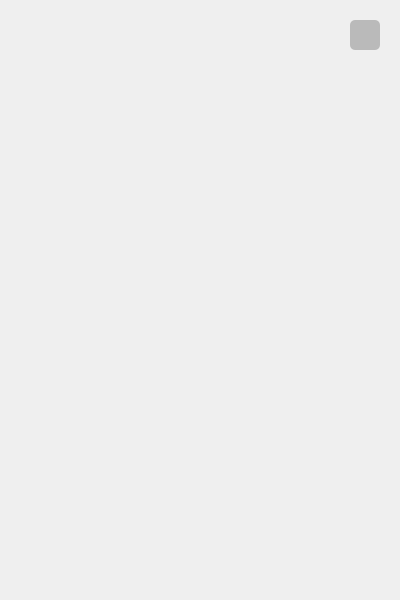
<?xml version="1.0" encoding="UTF-8"?>
<ui version="4.0">
 <class>notification_window</class>
 <widget class="QMainWindow" name="notification_window">
  <property name="geometry">
   <rect>
    <x>0</x>
    <y>0</y>
    <width>400</width>
    <height>600</height>
   </rect>
  </property>
  <property name="windowTitle">
   <string>MainWindow</string>
  </property>
  <widget class="QWidget" name="centralwidget">
   <widget class="QLabel" name="label">
    <property name="geometry">
     <rect>
      <x>0</x>
      <y>0</y>
      <width>400</width>
      <height>600</height>
     </rect>
    </property>
    <property name="styleSheet">
     <string notr="true">background-image: url(:/images/notificationsbg.png);</string>
    </property>
    <property name="text">
     <string/>
    </property>
   </widget>
   <widget class="QLabel" name="lbl_not1">
    <property name="geometry">
     <rect>
      <x>10</x>
      <y>70</y>
      <width>381</width>
      <height>61</height>
     </rect>
    </property>
    <property name="font">
     <font>
      <family>Arial</family>
      <pointsize>10</pointsize>
     </font>
    </property>
    <property name="text">
     <string>&lt;html&gt;&lt;head/&gt;&lt;body&gt;&lt;p align=&quot;center&quot;&gt;&lt;br/&gt;&lt;/p&gt;&lt;/body&gt;&lt;/html&gt;</string>
    </property>
    <property name="alignment">
     <set>Qt::AlignCenter</set>
    </property>
   </widget>
   <widget class="QLabel" name="lbl_not2">
    <property name="geometry">
     <rect>
      <x>10</x>
      <y>150</y>
      <width>381</width>
      <height>61</height>
     </rect>
    </property>
    <property name="font">
     <font>
      <family>Arial</family>
      <pointsize>10</pointsize>
     </font>
    </property>
    <property name="text">
     <string>&lt;html&gt;&lt;head/&gt;&lt;body&gt;&lt;p align=&quot;center&quot;&gt;&lt;br/&gt;&lt;/p&gt;&lt;/body&gt;&lt;/html&gt;</string>
    </property>
    <property name="alignment">
     <set>Qt::AlignCenter</set>
    </property>
   </widget>
   <widget class="QLabel" name="lbl_not3">
    <property name="geometry">
     <rect>
      <x>10</x>
      <y>230</y>
      <width>381</width>
      <height>61</height>
     </rect>
    </property>
    <property name="font">
     <font>
      <family>Arial</family>
      <pointsize>10</pointsize>
     </font>
    </property>
    <property name="text">
     <string>&lt;html&gt;&lt;head/&gt;&lt;body&gt;&lt;p align=&quot;center&quot;&gt;&lt;br/&gt;&lt;/p&gt;&lt;/body&gt;&lt;/html&gt;</string>
    </property>
    <property name="alignment">
     <set>Qt::AlignCenter</set>
    </property>
   </widget>
   <widget class="QLabel" name="lbl_not4">
    <property name="geometry">
     <rect>
      <x>10</x>
      <y>310</y>
      <width>381</width>
      <height>61</height>
     </rect>
    </property>
    <property name="font">
     <font>
      <family>Arial</family>
      <pointsize>10</pointsize>
     </font>
    </property>
    <property name="text">
     <string>&lt;html&gt;&lt;head/&gt;&lt;body&gt;&lt;p align=&quot;center&quot;&gt;&lt;br/&gt;&lt;/p&gt;&lt;/body&gt;&lt;/html&gt;</string>
    </property>
    <property name="alignment">
     <set>Qt::AlignCenter</set>
    </property>
   </widget>
   <widget class="QPushButton" name="btn_quit">
    <property name="geometry">
     <rect>
      <x>350</x>
      <y>20</y>
      <width>30</width>
      <height>30</height>
     </rect>
    </property>
    <property name="font">
     <font>
      <family>Arial</family>
      <pointsize>12</pointsize>
      <weight>75</weight>
      <bold>true</bold>
     </font>
    </property>
    <property name="styleSheet">
     <string notr="true">QPushButton#btn_quit{	
	background-color: rgb(186, 186, 186);
	color: rgb(0, 0, 0);
	border-radius:5px;
}
QPushButton#btn_quit:hover{	
	background-color: qlineargradient(spread:pad, x1:0, y1:0.505682, x2:1, y2:0.477, stop:0 rgb(255, 65, 65), stop:1  rgb(255, 65, 65));
}
QPushButton#btn_quit:pressed{
	padding-left:2px;
	padding-top:2px;	
	background-color: rgb(255, 65, 65);
}</string>
    </property>
    <property name="text">
     <string/>
    </property>
    <property name="icon">
     <iconset resource="res.qrc">
      <normaloff>:/icons/feather/x.svg</normaloff>:/icons/feather/x.svg</iconset>
    </property>
    <property name="iconSize">
     <size>
      <width>25</width>
      <height>25</height>
     </size>
    </property>
   </widget>
  </widget>
 </widget>
 <resources>
  <include location="res.qrc"/>
 </resources>
 <connections/>
</ui>
